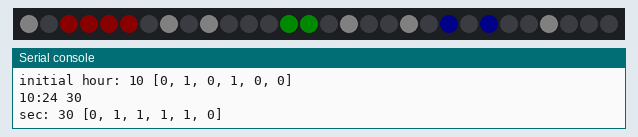
This program was run on a simulated Raspberry Pi Pico running MicroPython. Parts: 30 RGB LEDs in strip order, left to right, the last lines printed to the serial console. Dim RGB values are drawn brighter than linear; the clock reads 2024-03-15 10:24:30 at power-on unless the program sets it.

Above: at 0.1 s.
At 31.2 s:
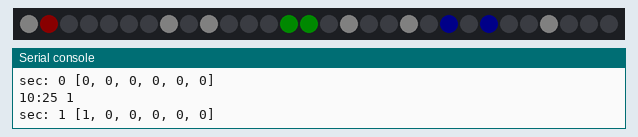

The program:

20-clock.py
```python
from machine import Pin
from neopixel import NeoPixel
from utime import sleep, localtime
# get the configuration information
import config

np = config.NUMBER_PIXELS
strip = NeoPixel(Pin(config.NEOPIXEL_PIN), np)

sec_bits = [0,0,0,0,0,0]
min_bits = [0,0,0,0,0,0]
hr_bits = [0,0,0,0,0,0]

def decimal_to_binary(n, a):
    global sec_bits
    for i in range(0,6):
        if n % 2:
            a[i] = 1
        else:
            a[i] = 0
        ## n halfed
        n //= 2

def display_binary(binary, index, color):
    for i in range(0, 6):
        # print(i, ' ', end='')
        if binary[i] == 1:
            strip[index+i] = color
        else:
            strip[index+i] = (0,0,0)
    strip.write()

# light mark and write
def display_mark(loc):
    strip[loc] = (5,5,5)
    strip.write()

# update from the first time
# sec
display_mark(0)
display_mark(7)

# min
display_mark(9)
display_mark(16)

# min
display_mark(19)
display_mark(26)

now = localtime()
hour = now[3]
# use AM/PM 12 hour time
if hour > 12:
    hour = hour - 12
minute = now[4]

# this is not working
decimal_to_binary(minute, min_bits)
print('initial min:', minute, min_bits)
display_binary(min_bits, 10, (0,10,0))

decimal_to_binary(hour, hr_bits)
print('initial hour:', hour, hr_bits)
display_binary(hr_bits, 20, (0,0,10))

while True:
    now = localtime()
    hour = now[3]
    # use AM/PM 12 hour time
    if hour > 12:
        hour = hour - 12
    minute = now[4]
    sec = now[5]
    print(hour, ':', minute, ' ', sec, sep='')
    strip.write()
    decimal_to_binary(sec, sec_bits)
    print('sec:', sec, sec_bits)
    display_binary(sec_bits, 1, (10,0,0))
    if sec == 60:
        minute = minute + 1
        sec = 0
        decimal_to_binary(minute, min_bits)
        print('min:', minute, min_bits)
        display_binary(min_bits, 10, (0,10,0))
        if minute == 60:
            decimal_to_binary(hour, hr_bits)
            print('hour:', hour, hr_bits)
            display_binary(hr_bits, 20, (0,0,10))
            hour = hour + 1
            minute = 0
            if hour == 24:
                hour = 0
    sleep(1)
```

config.py
```python
# Moving Rainbow Configuration file
# Filename: 01-config.py
# This file contains the hardware configuration for your kit
# This file can be imported by each program
NEOPIXEL_PIN = 0
NUMBER_PIXELS = 30
BUTTON_PIN_1 = 15
BUTTON_PIN_2 = 14
```
